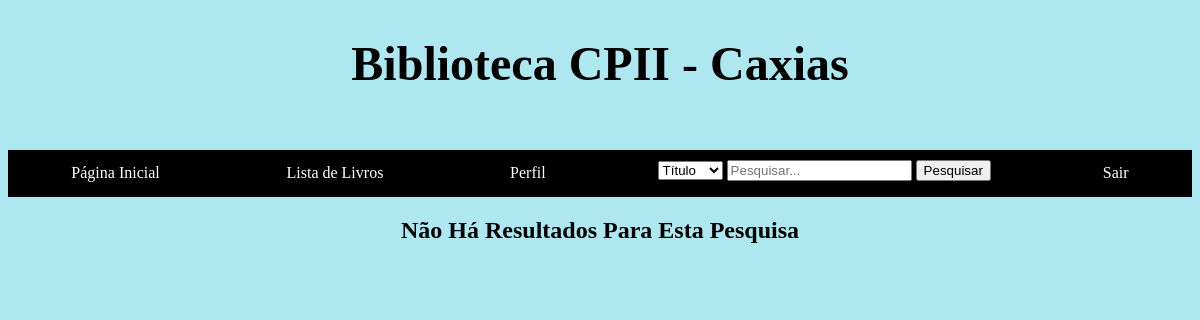
Before: /Alexandr_IA/Livro/listagemDeLivros.php with the older database file.
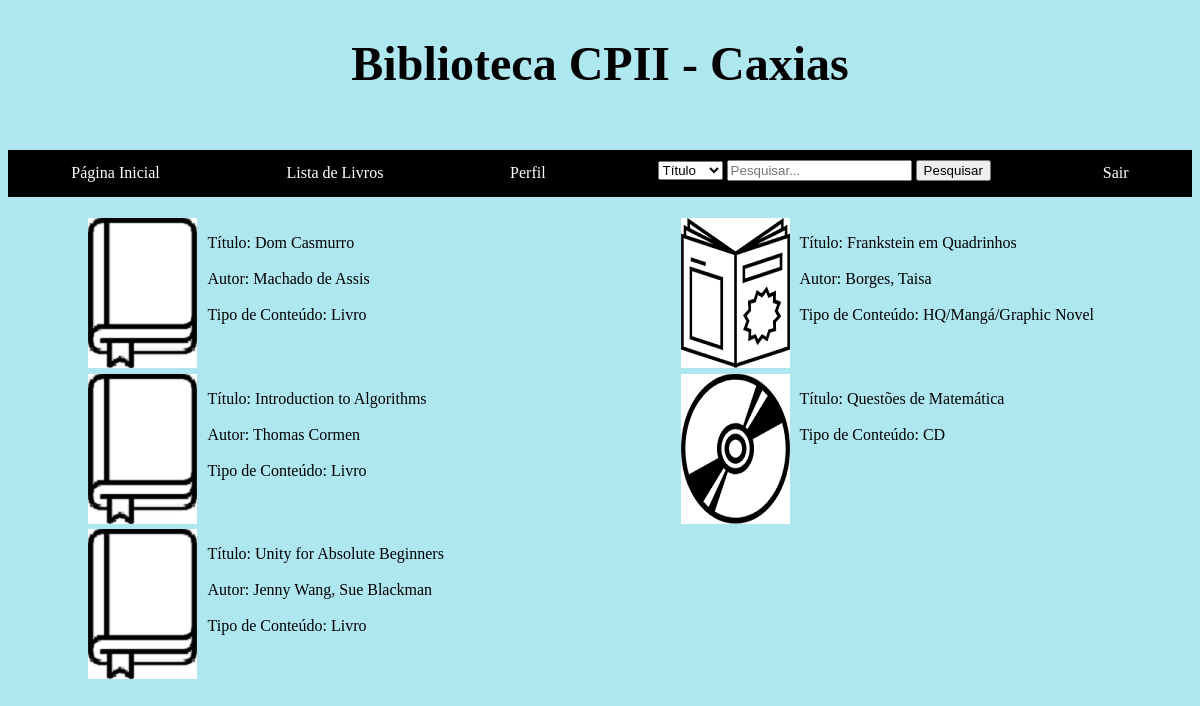
After: the same page with the newer database file.
### tables this page shows
CREATE TABLE livro(

    id INT NOT NULL PRIMARY KEY AUTO_INCREMENT,
    autor VARCHAR(255) NOT NULL,
    titulo VARCHAR(127) NOT NULL,
    edicao VARCHAR(31) NOT NULL,
    editora VARCHAR(31),
    volume VARCHAR(15),
    exemplar INT NOT NULL,
	  classificacao VARCHAR(34) NOT NULL,
	  aquisicao DATE NOT NULL,
	  observacao VARCHAR(144)

);

### Alexandr_IA/Modelo/TabelaLivros.php (called while the page is built, shortened)
<?php
	function PesquisaLivro($string, $tipo){
		$bd = CriaConexãoBd();
		if($tipo == 'pp_titulo'){
			$sql = $bd -> prepare("SELECT id, titulo, autor FROM livro WHERE titulo LIKE :string ORDER BY titulo ASC");
			$sql -> bindValue(':string', '%'.$string.'%');
			$sql -> execute();
			$sql = $sql -> fetchAll();
			return ($sql);
		}
	}
	function VerificaTipo($id){
		$bd = CriaConexãoBd();
		$sql = $bd -> prepare('SELECT observacao FROM livro WHERE id = :id');
		$sql -> bindValue(':id', $id);
		$sql -> execute();
		$sql = $sql -> fetch();
		$tipo = trim($sql['observacao']);
		return $tipo;
	}
	function HQ($id){
		$bd = CriaConexãoBd();
		$sql = $bd -> prepare('SELECT classificacao FROM livro WHERE classificacao LIKE :string AND id = :id');
		$sql -> bindValue(':string', '741.5%');
		$sql -> bindValue(':id', $id);
		$sql -> execute();
		$sql = $sql -> fetch();
		$sql = $sql['classificacao'];
		return($sql);
	}
?>

### Alexandr_IA/Livro/listagemDeLivros.php (the view, shortened to what this page needs)
<?php
	require_once('../Modelo/TabelaLivros.php');
	if( array_key_exists('stringPesquisada', $_REQUEST) == false){
		$listaLivros = PesquisaLivro('', 'pp_titulo');
	}
?>
<html>
	<head>
		<link rel="stylesheet" type="text/css" href="../ArquivosStyle/FolhaDeEstilo.css">
	</head>
	<body>
		<h1>Biblioteca CPII - Caxias</h1>
		<div class="barra">
			<ul>
				<li>
					<a href="../PaginaInicial/PaginaInicial.php">Página Inicial</a>
				</li>
				<li>
					<a href="../Livro/listagemDeLivros.php">Lista de Livros</a>
				</li>
				<li>
					<a href="../Perfil/perfil.php">Perfil</a>
				</li>
				<div style="display: inline-block; margin-top:0.6%;">
				<form method="post" action="listagemDeLivros.php">
					<select name="tipoConsulta">
						<option value="pp_titulo">Título</option>
					</select>
					<input name="stringPesquisada" style="margin-top: 0.8%;" type="text" placeholder="Pesquisar...">
					<input type="submit" value="Pesquisar">
				</form>
			</div>
				<li style="float: right;">
					<a id = "sair" href="../Controlador/sair.php">Sair</a>
				</li>
			</ul>
		</div>
		<?php if(empty($listaLivros)){
			echo '<center><h2>Não Há Resultados Para Esta Pesquisa</h2></center>';
		} ?>
		<div id="parte_esquerda">
			<?php
				$listaEsquerda = [];
				$listaDireita = [];
				for($i = 0; $i < count($listaLivros); $i++){
					if( ($i % 2) == 0){
						$listaEsquerda[] = $listaLivros[$i];
					} else {
						$listaDireita[] = $listaLivros[$i];
					}
				}
				foreach($listaEsquerda as $livro){
					$tipo = VerificaTipo($livro['id']);
					$img = null;
					if($tipo == 'CD'){
						$img = $tipo;
					} else if($tipo == 'DVD') {
						$img = $tipo;
					} else if($tipo == 'Cordel'){
						$img = $tipo;
					} else if($tipo == 'Braille'){
						$img = $tipo;
					} else if($tipo == 'Audiolivro'){
						$img = $tipo;
					} else if($tipo == 'Edição com fonte ampliada'){
						$img = 'fonteAmpliada';
					} else if( HQ($livro['id']) == true ){
						$img = 'hq';
						$tipo = 'HQ/Mangá/Graphic Novel';
					} else {
						$img = 'livro';
						$tipo = 'Livro';
					}
			?>
			<div class="exibicaoLivro">
				<a href="detalhesLivro.php?idLivro=<?php echo($livro['id']); ?>">
					<img src="../Imagens/Reduzidas/icon_<?php echo(strtolower($img)); ?>.png">
				</a>
				<div class="conteudo">
					<ul>
						<li><?php echo('Título: '.$livro['titulo']);?></li>
						<br>
						<?php if(empty($livro['autor']) == false){
							echo('<li> Autor: '.$livro['autor'].'</li> <br>');
						}?>
						<li><?php echo('Tipo de Conteúdo: '.$tipo);?></li>
				</div>
			</div>
			<?php
				}
			?>
		</div>
		<div id="parte_direita">
			<?php
				foreach($listaDireita as $livro){
					$tipo = VerificaTipo($livro['id']);
					$img = null;
					if($tipo == 'CD'){
						$img = $tipo;
					} else if($tipo == 'DVD') {
						$img = $tipo;
					} else if($tipo == 'Cordel'){
						$img = $tipo;
					} else if($tipo == 'Braille'){
						$img = $tipo;
					} else if($tipo == 'Audiolivro'){
						$img = $tipo;
					} else if($tipo == 'Edição com fonte ampliada'){
						$img = 'fonteAmpliada';
					} else if( HQ($livro['id']) == true ){
						$img = 'hq';
						$tipo = 'HQ/Mangá/Graphic Novel';
					} else {
						$img = 'livro';
						$tipo = 'Livro';
					}
			?>
			<div class="exibicaoLivro">
				<a href="detalhesLivro.php?idLivro=<?php echo($livro['id']); ?>">
					<img src="../Imagens/Reduzidas/icon_<?php echo(strtolower($img)); ?>.png">
				</a>
				<div class="conteudo">
					<ul>
						<li><?php echo('Título: '.$livro['titulo']);?></li>
						<br>
						<?php if(empty($livro['autor']) == false){
							echo('<li> Autor: '.$livro['autor'].'</li> <br>');
						}?>
						<li><?php echo('Tipo de Conteúdo: '.$tipo);?></li>
				</div>
			</div>
			<?php
				}
			?>
		</div>
	</body>
</html>

### Alexandr_IA/ArquivosStyle/FolhaDeEstilo.css (style rules this page uses)
body { margin-top:10%; background-color: rgb(174,231,240); text-align: center; }
h1 { font-size: 48px; margin-bottom: -10px; }

### Alexandr_IA/Livro/listagemDeLivros.php (style rules this page uses)
h1 { margin-bottom: 2%; }
body { margin-top: 3%; }
#sair { float: right; margin-left: 30%; color: white; }
.exibicaoLivro { display: inline-block; float: left; margin-left: 4%; margin-top: 1%; width: 100%; }
.exibicaoLivro a { float: left; }
.conteudo { display: flex; float: left; }
.conteudo li { list-style-type:none; text-align: left; }
.conteudo ul { padding-left: 10px; }
.barra li { float: left; padding-right: 4%; padding-left: 4%; }
.barra li a { display: block; color: white; text-align: center; padding: 14px 16px; text-decoration: none; }
.barra ul { list-style-type: none; margin-top: 5%; padding: 0; overflow: hidden; background-color: #000000; display: block; }
#parte_esquerda { float: left; width: 45%; margin-left: 5%; }
#parte_direita { float: right; width: 45%; }

Changed rows visible on the page:
added livro: titulo "Dom Casmurro", autor "Machado de Assis", tipo "Livro", shown under "Biblioteca CPII - Caxias"
added livro: titulo "Introduction to Algorithms", autor "Thomas Cormen", tipo "Livro", shown under "Biblioteca CPII - Caxias"
added livro: titulo "Unity for Absolute Beginners", autor "Jenny Wang, Sue Blackman", tipo "Livro", shown under "Biblioteca CPII - Caxias"
added livro: shows a picture, titulo "Frankstein em Quadrinhos", autor "Borges, Taisa", tipo "HQ/Mangá/Graphic Novel"
added livro: shows a picture, titulo "Questões de Matemática", tipo "CD"
Other visible differences:
text no longer shown: "Não Há Resultados Para Esta Pesquisa"
